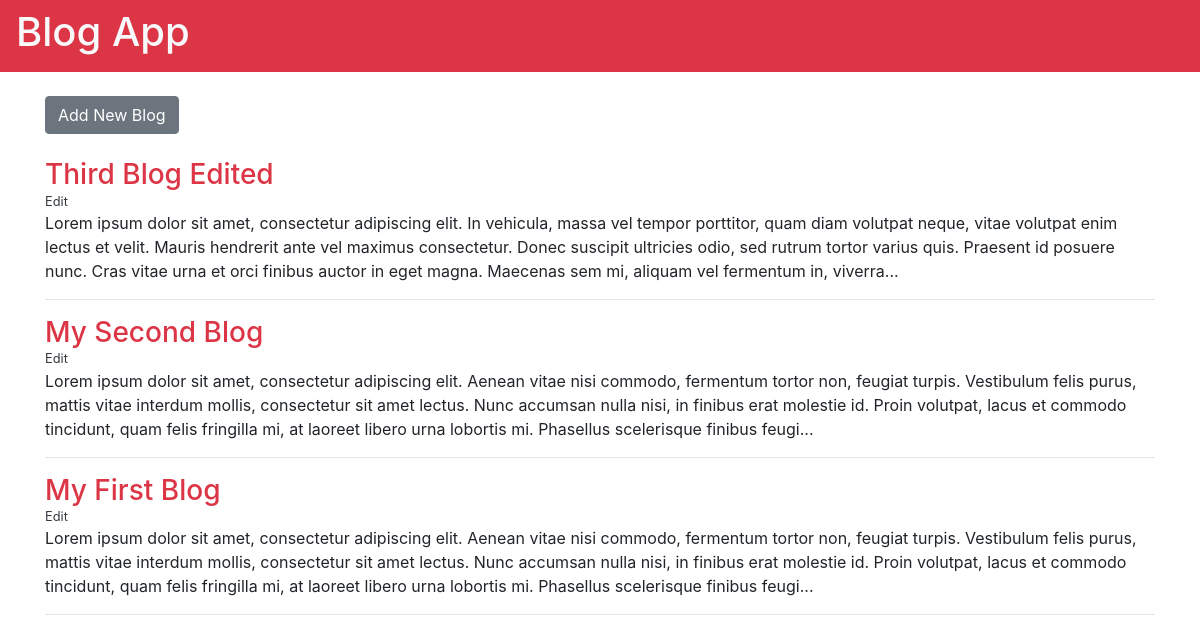
The page / on the database its author committed.
### blog/models.py (models this page shows, shortened)
class Post(models.Model):
	title = models.CharField(max_length=255)
	body = models.TextField()
	created_on = models.DateTimeField(auto_now_add=True)
	last_modified = models.DateTimeField(auto_now=True)

### blog/views.py (the view)
# urls.py: url(r'^$', index, name='index'),
def index(request):
	template = "index.html"
	posts = Post.objects.all().order_by('-created_on')
	context = {
		"posts": posts,
	}
	return render(request, template, context)

### templates/index.html (shortened to what this page needs)
<html>
	<head>
		<link rel="stylesheet" href="https://stackpath.bootstrapcdn.com/bootstrap/4.1.0/css/bootstrap.min.css">
	</head>
	<body>
		<header class="navbar bg-danger text-light">
			<h1>Blog App</h1>
		</header><br/>
		<div class="container">
			<div class="row">
				<div class="col-md-12">
					<a href="{% url 'blog:add-blog' %}" class="btn btn-secondary">Add New Blog</a>
				</div>
			</div>
		</div><br/>
		<div class="container">
			<div class="row">
				<div class="col-md-12">
					{% for post in posts %}
						<h3 class="mb-0">
							<a class="text-danger" href="{% url 'blog:view-blog' post.id %}">{{ post.title }}</a>
						</h3>
						<small>
							<a class="text-dark" href="{% url 'blog:update-blog' post.id %}">Edit</a>
						</small>
						<p>{{ post.body | slice:":400" }}...</p>
						<hr/>
					{% endfor %}
				</div>
			</div>
		</div>
	</body>
</html>

### rows shown on the page
Post: title "Third Blog Edited", body "Lorem ipsum dolor sit amet, consectetur adipiscing elit. In vehicula, massa vel tempor porttitor, quam diam volutpat neque, vitae volutpat enim lectus et velit. Mauris hendrerit ante vel maximus consectetur. Donec suscipit ultricies odio, sed rutrum tortor varius quis. Praesent id posuere nunc. Cras vitae urna et orci finibus auctor in eget magna. Maecenas sem mi, aliquam vel fermentum in, viverra"
Post: title "My Second Blog", body "Lorem ipsum dolor sit amet, consectetur adipiscing elit. Aenean vitae nisi commodo, fermentum tortor non, feugiat turpis. Vestibulum felis purus, mattis vitae interdum mollis, consectetur sit amet lectus. Nunc accumsan nulla nisi, in finibus erat molestie id. Proin volutpat, lacus et commodo tincidunt, quam felis fringilla mi, at laoreet libero urna lobortis mi. Phasellus scelerisque finibus feugi"
Post: title "My First Blog", body "Lorem ipsum dolor sit amet, consectetur adipiscing elit. Aenean vitae nisi commodo, fermentum tortor non, feugiat turpis. Vestibulum felis purus, mattis vitae interdum mollis, consectetur sit amet lectus. Nunc accumsan nulla nisi, in finibus erat molestie id. Proin volutpat, lacus et commodo tincidunt, quam felis fringilla mi, at laoreet libero urna lobortis mi. Phasellus scelerisque finibus feugi"
